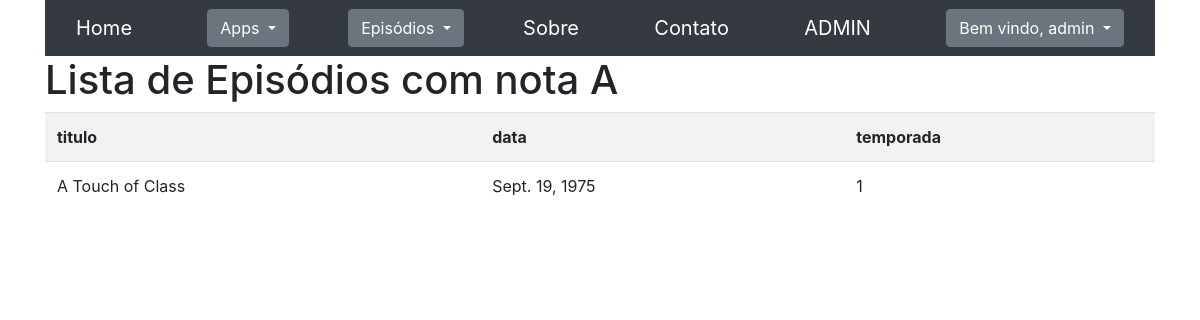
/seriados/episodios/nota/A/ (signed in), run on an earlier commit of the app's database.
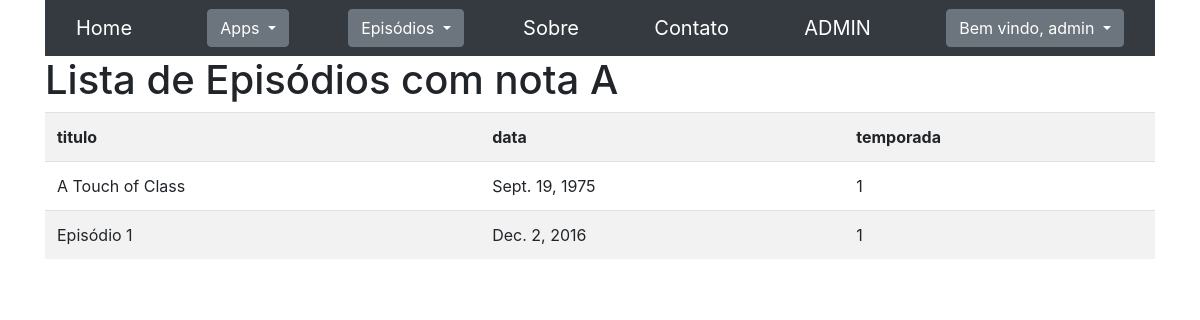
And on a later commit of the database.
### seriados/models.py (models this page shows, shortened)
class Episodio(models.Model):
    data = models.DateField(verbose_name="Data")
    titulo = models.CharField(max_length=200, verbose_name="Título")
    temporada = models.ForeignKey(Temporada, on_delete=models.CASCADE, verbose_name="Temporada")
    class Meta:
        verbose_name = "Episódio"
        verbose_name_plural = "Episódios"

class Temporada(models.Model):
    numero = models.IntegerField(verbose_name="Número")
    serie = models.ForeignKey(Serie, on_delete=models.CASCADE, verbose_name="Série")
    class Meta:
        verbose_name = "Temporada"
        verbose_name_plural = "Temporadas"

### seriados/views.py (the view)
# urls.py: path('episodios/nota/<str:nota>/', views.episodio_nota_list, name='episodio_nota_list'),
@login_required
@permission_required('seriados.view_episodio', raise_exception=True)
def episodio_nota_list(request, nota):
    search = request.GET.get('search', "")
    objects = Episodio.objects.filter(reviewepisodio__nota=nota if nota else search)
    context = {
        'objects': objects,
        'nota':nota,
        'detail_url': 'seriados:episodio_details',
    }
    return render(request, 'episodio/episodio_nota_list.html', context)

### seriados/templates/episodio/episodio_nota_list.html
{% extends "base.html" %}
{% block content %}
<h1>Lista de Episódios com nota {{ nota }}</h1>
<table class="table table-hover table-striped">
    <tr>
        <th>titulo</th>
        <th>data</th>
        <th>temporada</th>
    </tr>
{% for obj in objects %}
    <tr>
        <td>{{obj.titulo}}</td>
        <td>{{obj.data}}</td>
        <td>{{obj.temporada.numero}}</td>
    </tr>
{% endfor %}
</table>
{% endblock %}

What changed in the data, as far as the page shows it:
added Episodio: titulo "Episódio 1", data "Dec. 2, 2016", temporada.numero "1"
